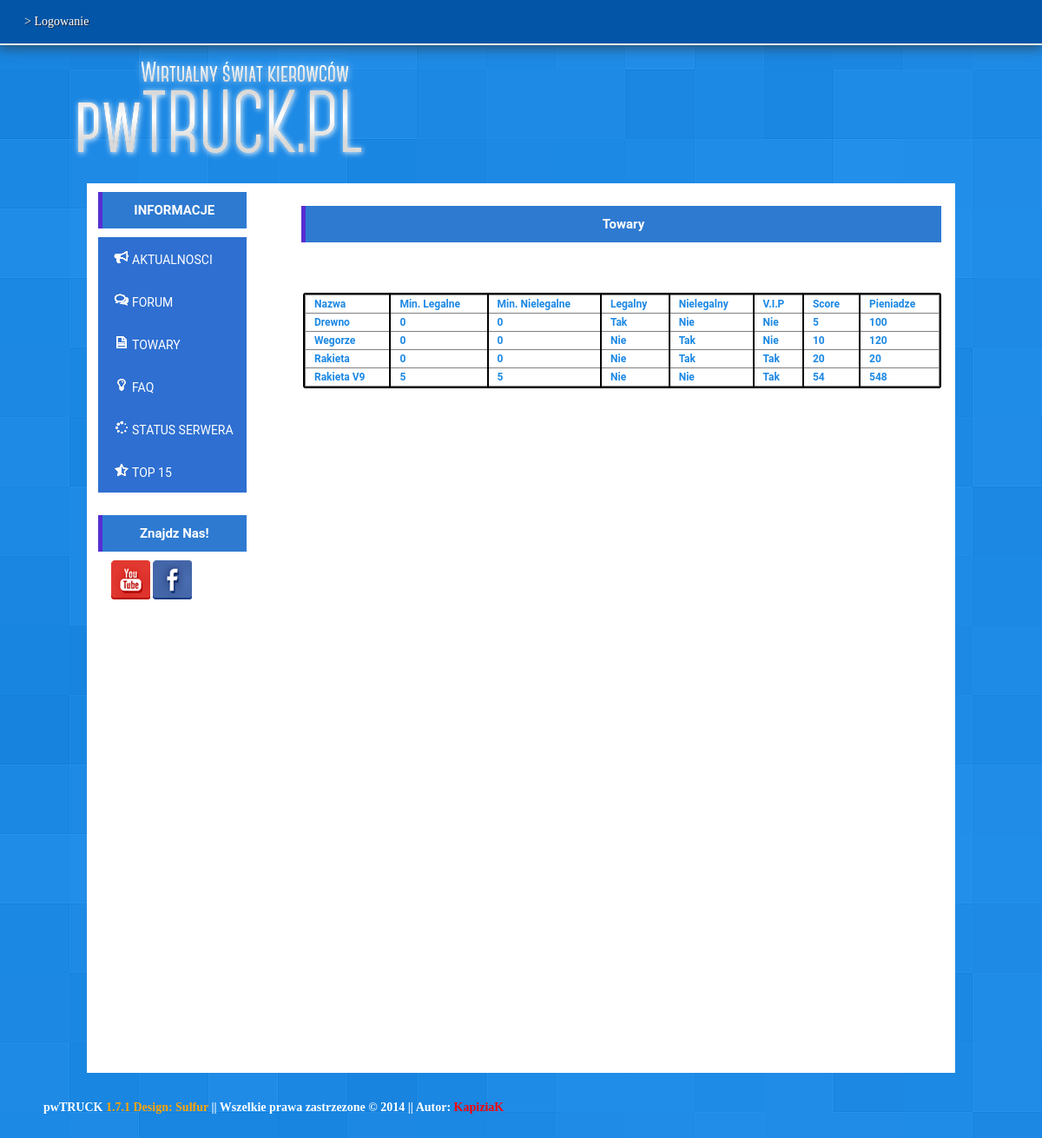
The app's page /panel/cargos.php with its own data.
### tables this page shows
CREATE TABLE IF NOT EXISTS `cargos` (
  `id` int(50) NOT NULL AUTO_INCREMENT,
  `name` varchar(50) NOT NULL,
  `minlegal` int(50) NOT NULL DEFAULT '0',
  `minnielegal` int(50) NOT NULL DEFAULT '0',
  `Legal` enum('0','1') NOT NULL DEFAULT '0',
  `NoLegal` enum('0','1') NOT NULL DEFAULT '0',
  `vip` enum('0','1') NOT NULL DEFAULT '0',
  `score` int(50) NOT NULL DEFAULT '0',
  `money` int(50) NOT NULL DEFAULT '0',
  `special` enum('0','1') NOT NULL DEFAULT '0',
  `gabaryt` enum('0','1') NOT NULL DEFAULT '0',
  `adr` enum('0','1') NOT NULL DEFAULT '0',
  `wio` enum('0','1') NOT NULL DEFAULT '0',
  `zwierzeta` enum('0','1') NOT NULL DEFAULT '0',
  `inne` enum('0','1') NOT NULL DEFAULT '0',
  `naczepka` enum('0','1') NOT NULL DEFAULT '1',
  PRIMARY KEY (`id`)
);

### panel/cargos.php (the view, shortened to what this page needs)
<? error_reporting(0); session_start();
include ('config.php');
?>
<!DOCTYPE html PUBLIC "-//W3C//DTD XHTML 1.0 Transitional//EN" "http://www.w3.org/TR/xhtml1/DTD/xhtml1-transitional.dtd">
<html xmlns="http://www.w3.org/1999/xhtml" xml:lang="pl" lang="pl">
<head>
<link rel="stylesheet" href="css.css" type="text/css" />
</head>
<body>
<div class="nav">
<?php include ('navup.php'); ?>
</div>
<div class="logo">
<img src="logo.png"/>
</div>
<br/>
<div class="wrap">
	<div class="left">
	<?php include ('navleft.php'); ?>
	</div>
	<div class="center">
	<h1>Towary</h1>
	<br/>
	<?
	if($_GET['action'] == '' && $_GET['cargo'] == '' && $_GET['remc'] == '')
	{
	?>
	<br/><? if($_SESSION['leveladmin'] >= 5) { echo '<a href="?action=addc"><img src="plus.png" title="Dodaj Towar"></a></img>'; } ?> <br/>
<div class="datagrid">
<table border="1">
<tr>
  <td>Nazwa</td>
  <td>Min. Legalne</td>
  <td>Min. Nielegalne</td>
  <td>Legalny</td>
  <td>Nielegalny</td>
  <td>V.I.P</td>
  <td>Score</td>
  <td>Pieniadze</td>
</tr>
<tr>
<?
$query = "SELECT * FROM cargos";
$result = mysql_query($query) or die(mysql_error());
$num = mysql_num_rows($result);
$i=0;
while($i < $num)
{
$name = mysql_result($result,$i,"name");
$minl = mysql_result($result,$i,"minlegal");
$minnl = mysql_result($result,$i,"minnielegal");
$lgl = mysql_result($result,$i,"legal");
$nlgl = mysql_result($result,$i,"NoLegal");
$vip = mysql_result($result,$i,"vip");
$score = mysql_result($result,$i,"score");
$dolary = mysql_result($result,$i,"money");
echo '<td>'.$name.'</td>';
echo '<td>'.$minl.'</td>';
echo '<td>'.$minnl.'</td>';
if($lgl == 1)
{
$lgl = 'Tak';
}
else
{
$lgl = 'Nie';
}
if($nlgl == 1)
{
$nlgl = 'Tak';
}
else
{
$nlgl = 'Nie';
}
echo '<td>'.$lgl.'</td>';
echo '<td>'.$nlgl.'</td>';
if($vip == 1)
{
$vip = 'Tak';
}
else
{
$vip = 'Nie';
}
echo '<td>'.$vip.'</td>';
echo '<td>'.$score.'</td>';
echo '<td>'.$dolary.'</td>';
echo '</tr>';
$i++;
}
echo '</table>';
echo '</div>';
echo '<br/><br/><br/>';
}
?>
	</div>
	<br/><br/><br/><br/><br/><br/><br/><br/><br/><br/><br/><br/><br/><br/><br/><br/><br/><br/><br/><br/><br/><br/><br/><br/><br/><br/><br/><br/><br/><br/><br/><br/><br/><br/><br/><br/><br/><br/><br/><br/><br/><br/><br/><br/><br/><br/><br/><br/><br/><br/><br/><br/><br/><br/><br/><br/><br/><br/><br/><br/><br/><br/><br/><br/>
</div>
<br/><br/>
<div class="header">
<font color="white"><b>pwTRUCK <? echo $VERSION; ?> || Wszelkie prawa zastrzezone &copy 2014 || Autor: <a href="gg:39831273">KapiziaK</a></font></b>
</div>
<br/><br/>
</body>
</html>

### panel/css.css (style rules this page uses)
p,h1,h2,h3,h4,h5,li,title { padding: 0; margin-left: 13px; list-style: none; }
body { font-size: 14px; color: #222; position: relative; margin: 0px; padding: 0px; background-image: url(/tlo.png); repeat fixed 100% 0px rgb(0, 0, 0); font-family: Verdana; }
a { text-decoration: none; color: white; }
.nav { background: #0355A7; width: 100%; color: #fff; height: 50px; line-height: 50px; margin: auto; text-shadow: 1px 1px 0px #262832; -webkit-box-shadow: 1px -3px 5px 0px #262832; -moz-box-shadow: 1px -3px 5px 0px #262832; box-shadow: 1px -3px 5px 0px #262832; -webkit-box-shadow: 0px 0px 15px 2px rgba(50, 50, 50, 0.75); -moz-box-shadow: 0px 0px 15px 2px rgba(50, 50, 50, 0.75); box-shadow: 0px 0px 15px 2px rgba(50, 50, 50, 0.75); border-bottom: solid 2px #E9E9E9; }
.logo { font-family: 'Orbitron', sans-serif; font-size: 48px; color: white; margin-left: 80px; width: 500px; }
.wrap { margin: 0 auto; width: 1000px; background: white; font-family: Roboto, 'Roboto Light', 'Open Sans', 'Open Sans Light', Verdana, Tahoma, Arial, sans-serif; }
.header { margin: 0 auto; width: 1100px; }
.header a { color: red; }
.left { float: left; margin-top: 0px; }
.center { float: right; width: 750px; margin-top: 16px; margin-right: 16px; }
h1 { display: block; padding: 12px 28px; border-left: 5px solid #572ED1;; background: #2E7AD1; font-size: 15px; color: white; text-align: center; margin-left: 13px }
.datagrid table { border-collapse: collapse; text-align: left; width: 100%; }
.datagrid { margin-left: 15px; background: #fff; overflow: hidden; border: 2px solid black; -webkit-border-radius: 3px; -moz-border-radius: 3px; border-radius: 3px; }
.datagrid table td, .datagrid table th { padding: 3px 10px; }
.datagrid table tbody td { color: #1C88E4; border-left: 2px solid black; font-size: 12px; font-weight: bold; }
.datagrid table tbody td:first-child { border-left: none; }
.datagrid table tbody tr:last-child td { border-bottom: none; }

### records on screen
cargos: name "Drewno", minlegal "0", minnielegal "0", id "Tak", NoLegal "Nie", vip "Nie", score "5", money "100"
cargos: name "Wegorze", minlegal "0", minnielegal "0", id "Nie", NoLegal "Tak", vip "Nie", score "10", money "120"
cargos: name "Rakieta", minlegal "0", minnielegal "0", id "Nie", NoLegal "Tak", vip "Tak", score "20", money "20"
cargos: name "Rakieta V9", minlegal "5", minnielegal "5", id "Nie", NoLegal "Nie", vip "Tak", score "54", money "548"
